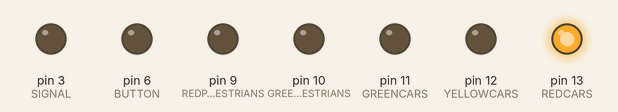
Recording of a sketch running on a simulated Arduino Uno, built with avr-gcc and run on an emulated ATmega328P. On the bench: output pins drawn as LEDs (lit = HIGH).

Above: at 0.5 s.
At 4.5 s:
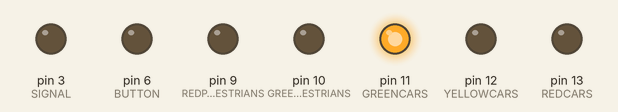
At 6.5 s:
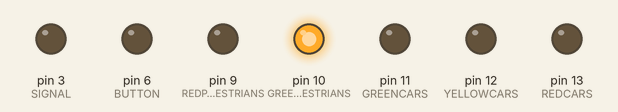
At 7.5 s:
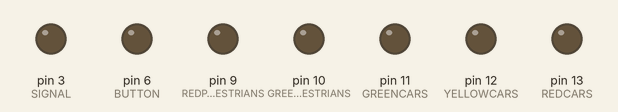
At 10.5 s:
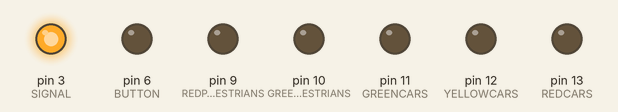
At 14.5 s:
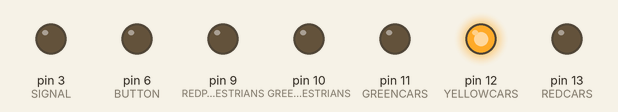
Timing chart, 0 to 15.6 s (numbered marks = the images above):
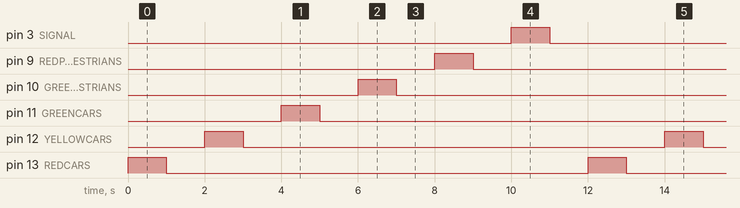

Measured:
- by itself, pin 3 (SIGNAL), pin 9 (REDPEDESTRIANS), pin 10 (GREENPEDESTRIANS), pin 11 (GREENCARS), pin 12 (YELLOWCARS), pin 13 (REDCARS): alternates HIGH for 1.0 s and LOW for 11.0 s
- by itself, everything shown: repeats every 12.0 s, in 12 steps

The sketch:

PY_SEM_TEST.ino
```cpp
#define REDCARS 13
#define YELLOWCARS 12
#define GREENCARS 11
#define GREENPEDESTRIANS 10
#define REDPEDESTRIANS 9
#define SIGNAL 3
#define BUTTON 6

void setup() {
  // put your setup code here, to run once:
  pinMode(REDCARS,OUTPUT);
  digitalWrite(REDCARS,LOW);
  pinMode(YELLOWCARS,OUTPUT);
  digitalWrite(YELLOWCARS,LOW);
  pinMode(GREENCARS,OUTPUT);
  digitalWrite(GREENCARS,LOW);
  pinMode(GREENPEDESTRIANS,OUTPUT);
  digitalWrite(GREENPEDESTRIANS,LOW);
  pinMode(REDPEDESTRIANS,OUTPUT);
  digitalWrite(REDPEDESTRIANS,LOW);
  pinMode(SIGNAL,OUTPUT);
  digitalWrite(SIGNAL,LOW);
  pinMode(BUTTON,OUTPUT);
  digitalWrite(BUTTON,LOW);
}

void loop() {
  // put your main code here, to run repeatedly:
  digitalWrite(REDCARS,HIGH);
  delay(1000);
  digitalWrite(REDCARS,LOW);
  delay(1000);
  digitalWrite(YELLOWCARS,HIGH);
  delay(1000);
  digitalWrite(YELLOWCARS,LOW);
  delay(1000);
  digitalWrite(GREENCARS,HIGH);
  delay(1000);
  digitalWrite(GREENCARS,LOW);
  delay(1000);
  digitalWrite(GREENPEDESTRIANS,HIGH);
  delay(1000);
  digitalWrite(GREENPEDESTRIANS,LOW);
  delay(1000);
  digitalWrite(REDPEDESTRIANS,HIGH);
  delay(1000);
  digitalWrite(REDPEDESTRIANS,LOW);
  delay(1000);
  digitalWrite(SIGNAL,HIGH);
  delay(1000);
  digitalWrite(SIGNAL,LOW);
  delay(1000);

}
```
